Frame 1 (no input): blank canvas, image omitted
Frame 60 (the mouse pressed at the canvas centre just before this capture): blank canvas, image omitted
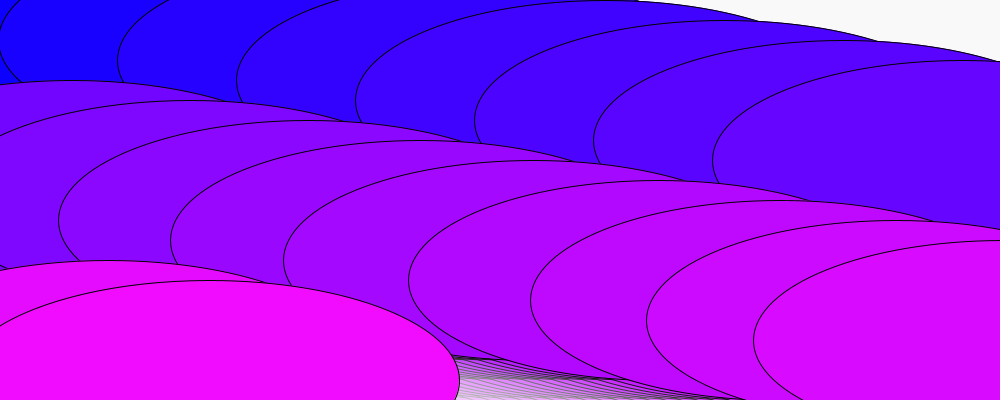
Frame 120 (the mouse held since frame 60 and released just before this capture)

The Processing sketch whose frames 1 and 60 were blank and that drew this single picture after the mouse press (run headless with seeded random() and noise(); from frame 60 on, the mouse is pressed at the canvas centre):

// Processing sketch: Array2
// ── Array2.pde
int[] ellipseXPos = new int[20];

void setup() {
  size(1000, 400);

  for (int i = 0; i < ellipseXPos.length; i++) {
    ellipseXPos[i] = 10;
  }
}

void draw() {
  fill(250,20);
  noStroke();
  rect(0,0,width,height);
  
  
  stroke(0);
  for (int i = 0; i < ellipseXPos.length; i++) {
    fill(map(i, 0, ellipseXPos.length, 0, 255), map(i, 0, height, 0, 255), 255);
    ellipse(ellipseXPos[i], i * 20, mouseX, mouseY);
  }

  for (int i = 0; i < ellipseXPos.length; i++) {
    if (ellipseXPos[i] < width) {
      ellipseXPos[i] += i;
    } else {
      ellipseXPos[i] = 0;
    }
  }
}
